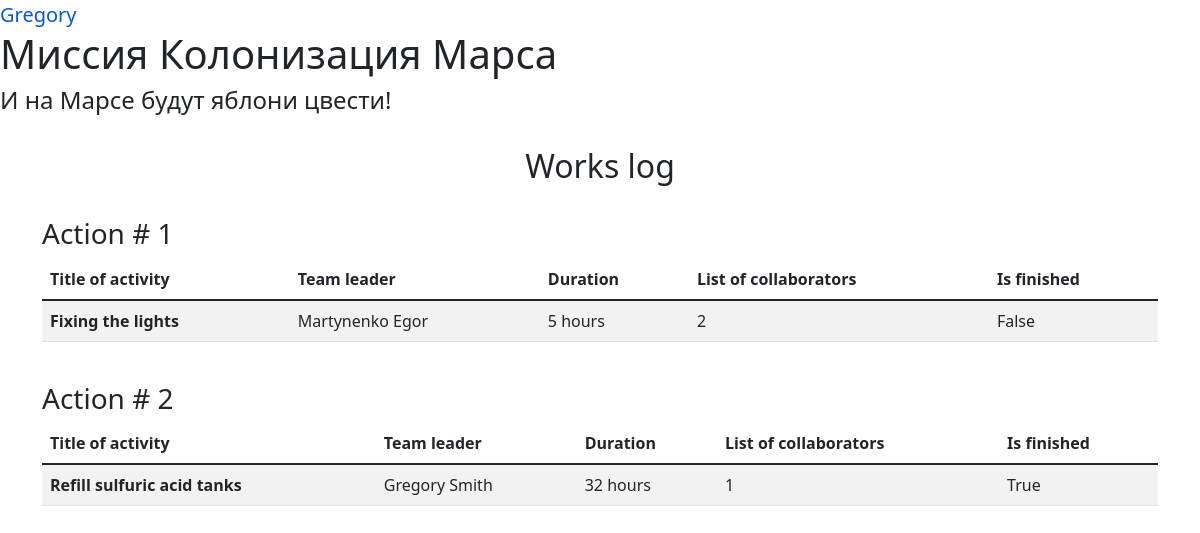
/ (signed in), run on the app's committed database.
### User.py (models this page shows, shortened)
class User(SqlAlchemyBase, UserMixin):
    __tablename__ = 'users'
    id = sqlalchemy.Column(sqlalchemy.Integer,
                           primary_key=True, autoincrement=True)
    name = sqlalchemy.Column(sqlalchemy.String, nullable=True)
    surname = sqlalchemy.Column(sqlalchemy.String, nullable=True)
    age = sqlalchemy.Column(sqlalchemy.Integer, nullable=True)
    position = sqlalchemy.Column(sqlalchemy.String, nullable=True)
    speciality = sqlalchemy.Column(sqlalchemy.String, nullable=True)
    address = sqlalchemy.Column(sqlalchemy.String, nullable=True)
    email = sqlalchemy.Column(sqlalchemy.String,
                              index=True, unique=True, nullable=True)
    hashed_password = sqlalchemy.Column(sqlalchemy.String, nullable=True)
    modified_date = sqlalchemy.Column(sqlalchemy.DateTime,
                                      default=datetime.datetime.now)

### Jobs.py (models this page shows)
class Jobs(SqlAlchemyBase):
    __tablename__ = 'jobs'
    id = sqlalchemy.Column(sqlalchemy.Integer,
                           primary_key=True, autoincrement=True)
    team_leader_id = sqlalchemy.Column(sqlalchemy.Integer, sqlalchemy.ForeignKey('users.id'))
    team_leader = relationship('User')
    job = sqlalchemy.Column(sqlalchemy.String, nullable=True)
    work_size = sqlalchemy.Column(sqlalchemy.Integer, nullable=True)
    collaborators = sqlalchemy.Column(sqlalchemy.String, nullable=True)
    start_date = sqlalchemy.Column(sqlalchemy.DateTime,
                                   default=datetime.datetime.now)
    end_date = sqlalchemy.Column(sqlalchemy.DateTime,
                                 default=datetime.datetime.now)
    is_finished = sqlalchemy.Column(sqlalchemy.Boolean, default=True)

### main.py (the view)
@app.route('/')
def job_monitor():
    session = create_session()
    with session.begin():
        jobs = session.query(Jobs).all()
    return render_template('jobs_monitor.html', jobs=jobs)

### db_session.py (called while the page is built)
def create_session():
    global __Session
    global_init()
    return __Session()

def global_init():
    global __Session
    if __Session:
        return
    conn_str = f'sqlite:///sqlite.db'
    engine = sa.create_engine(conn_str, echo=True, future=True)
    __Session = orm.sessionmaker(bind=engine)
    SqlAlchemyBase.metadata.create_all(engine)

### main.py (called while the page is built)
@login_manager.user_loader
def load_user(user_id):
    session = create_session()
    with session.begin():
        user = session.query(User).get(user_id)
        session.expunge(user)
    return user

### templates/jobs_monitor.html
{% extends "base.html" %}
{% block content %}
<h2 class="text-center">Works log</h2>
{% for job in jobs %}
<br>
<h3>Action # {{ job.id }} </h3>
<table class="table table-striped">
  <thead>
    <th>Title of activity</th>
    <th>Team leader</th>
    <th>Duration</th>
    <th>List of collaborators</th>
    <th>Is finished</th>
  </thead>
  <tbody>
    <tr>
      <th>{{ job.job }}</th>
      <td>{{ job.team_leader.name }} {{ job.team_leader.surname }}</td>
      <td>{{ job.work_size }} hours</td>
      <td>{{ job.collaborators }}</td>
      <td>{{ job.is_finished }}</td>
    </tr>
  </tbody>
</table>
{% endfor %}
{% endblock %}

### templates/base.html (shortened to what this page needs)
<!DOCTYPE html>
<html lang="en">
<head>
    <link href="https://cdn.jsdelivr.net/npm/bootstrap@5.1.3/dist/css/bootstrap.min.css" rel="stylesheet">
    </head>
    <body>
        {% if current_user.is_authenticated %}
            <a class="navbar-brand" href="/logout">{{ current_user.name }}</a>
        {% else %}
            <p>
                <a class="btn btn-primary " href="/register">Зарегистрироваться</a>
                <a class="btn btn-success" href="/login">Войти</a>
            </p>
        {% endif %}
        <h1>Миссия Колонизация Марса</h1>
        <h4>И на Марсе будут яблони цвести!</h4>
        <br>
        <main role="main" class="container">
    		{% block content %}{% endblock %}
		</main>
    </body>
</html>

### data on the page
User: name "Gregory"
Jobs: id "1", job "Fixing the lights", team_leader.name "Martynenko", team_leader.surname "Egor", work_size "5", collaborators "2", is_finished "False"
Jobs: id "2", job "Refill sulfuric acid tanks", team_leader.name "Gregory", team_leader.surname "Smith", work_size "32", collaborators "1", is_finished "True"
